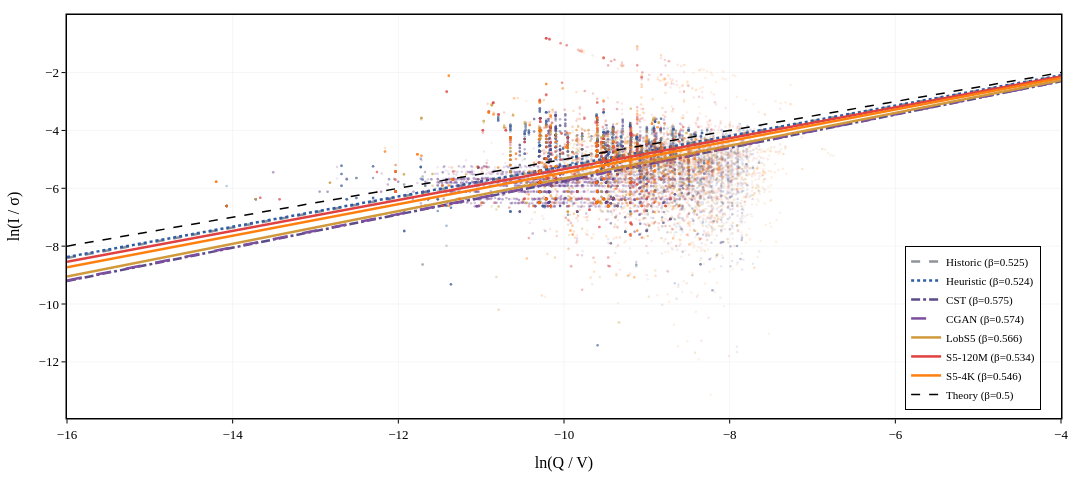

Notebook cell for this chart:
### Code cell
# -- Figure: Beta Regression Lines (7 models) --

fig = go.Figure()
x_range = np.array([-16, -4])

for label, r in R.items():
    pc = r['pc']
    if pc.empty:
        continue
    color = SCENARIOS[label]['color']
    dash  = SCENARIOS[label]['dash']
    beta  = r['beta']['beta']

    n_show = min(5000, len(pc))
    idx = np.random.RandomState(42).choice(len(pc), n_show, replace=False)
    sub = pc.iloc[idx]
    fig.add_trace(go.Scatter(
        x=sub['x'], y=sub['y'] - sub['alpha'], mode='markers',
        marker=dict(size=2.5, color=color, opacity=0.12),
        name=label, showlegend=False))
    fig.add_trace(go.Scatter(
        x=x_range, y=beta * x_range, mode='lines',
        line=dict(color=color, width=2.5, dash=dash),
        name=f"{label} (\u03b2={beta:.3f})"))

fig.add_trace(go.Scatter(
    x=x_range, y=0.5 * x_range, mode='lines',
    line=dict(color='black', width=1.5, dash='dash'),
    name='Theory (\u03b2=0.5)'))

pub_layout(fig, width=FULL_W, height=480, legend_pos='br')
fig.update_xaxes(title_text='ln(Q / V)')
fig.update_yaxes(title_text='ln(I / \u03c3)')
save_fig(fig, 'beta_regression_7m.png')
fig.show()

### Figure 1 — Plotly figure (JSON) as saved in the notebook; plotly's stock layout.template omitted (floating-point values rounded to 4 significant figures; data arrays with more than 128 entries replaced by an {"elided": "..."} marker saying what was removed)
{"data": [{"marker": {"color": "#8F939A", "opacity": 0.12, "size": 2.5}, "mode": "markers", "name": "Historic", "showlegend": false, "type": "scatter", "x": {"elided": "3629 float values"}, "y": {"elided": "3629 float values"}}, {"line": {"color": "#8F939A", "dash": "dash", "width": 2.5}, "mode": "lines", "name": "Historic (β=0.525)", "type": "scatter", "x": [-16, -4], "y": [-8.407, -2.102]}, {"marker": {"color": "#2F5DA3", "opacity": 0.12, "size": 2.5}, "mode": "markers", "name": "Heuristic", "showlegend": false, "type": "scatter", "x": {"elided": "3642 float values"}, "y": {"elided": "3642 float values"}}, {"line": {"color": "#2F5DA3", "dash": "dot", "width": 2.5}, "mode": "lines", "name": "Heuristic (β=0.524)", "type": "scatter", "x": [-16, -4], "y": [-8.377, -2.094]}, {"marker": {"color": "#5B4B8A", "opacity": 0.12, "size": 2.5}, "mode": "markers", "name": "CST", "showlegend": false, "type": "scatter", "x": {"elided": "3494 float values"}, "y": {"elided": "3494 float values"}}, {"line": {"color": "#5B4B8A", "dash": "dashdot", "width": 2.5}, "mode": "lines", "name": "CST (β=0.575)", "type": "scatter", "x": [-16, -4], "y": [-9.204, -2.301]}, {"marker": {"color": "#7B4F9E", "opacity": 0.12, "size": 2.5}, "mode": "markers", "name": "CGAN", "showlegend": false, "type": "scatter", "x": {"elided": "3720 float values"}, "y": {"elided": "3720 float values"}}, {"line": {"color": "#7B4F9E", "dash": "longdash", "width": 2.5}, "mode": "lines", "name": "CGAN (β=0.574)", "type": "scatter", "x": [-16, -4], "y": [-9.187, -2.297]}, {"marker": {"color": "#D09A3C", "opacity": 0.12, "size": 2.5}, "mode": "markers", "name": "LobS5", "showlegend": false, "type": "scatter", "x": {"elided": "3564 float values"}, "y": {"elided": "3564 float values"}}, {"line": {"color": "#D09A3C", "dash": "solid", "width": 2.5}, "mode": "lines", "name": "LobS5 (β=0.566)", "type": "scatter", "x": [-16, -4], "y": [-9.05, -2.262]}, {"marker": {"color": "#E04040", "opacity": 0.12, "size": 2.5}, "mode": "markers", "name": "S5-120M", "showlegend": false, "type": "scatter", "x": {"elided": "3575 float values"}, "y": {"elided": "3575 float values"}}, {"line": {"color": "#E04040", "dash": "solid", "width": 2.5}, "mode": "lines", "name": "S5-120M (β=0.534)", "type": "scatter", "x": [-16, -4], "y": [-8.544, -2.136]}, {"marker": {"color": "#FF7F0E", "opacity": 0.12, "size": 2.5}, "mode": "markers", "name": "S5-4K", "showlegend": false, "type": "scatter", "x": {"elided": "3524 float values"}, "y": {"elided": "3524 float values"}}, {"line": {"color": "#FF7F0E", "dash": "solid", "width": 2.5}, "mode": "lines", "name": "S5-4K (β=0.546)", "type": "scatter", "x": [-16, -4], "y": [-8.733, -2.183]}, {"line": {"color": "black", "dash": "dash", "width": 1.5}, "mode": "lines", "name": "Theory (β=0.5)", "type": "scatter", "x": [-16, -4], "y": [-8.0, -2.0]}], "layout": {"font": {"color": "black", "family": "Times New Roman, DejaVu Serif, serif", "size": 13}, "height": 480, "legend": {"bgcolor": "rgba(255,255,255,0.85)", "bordercolor": "black", "borderwidth": 1, "font": {"size": 11}, "x": 0.98, "xanchor": "right", "y": 0.02, "yanchor": "bottom"}, "margin": {"b": 55, "l": 60, "r": 15, "t": 15}, "title": {}, "width": 1080, "xaxis": {"gridcolor": "rgba(0,0,0,0.08)", "gridwidth": 0.5, "linecolor": "black", "linewidth": 1.5, "mirror": true, "showgrid": true, "showline": true, "tickcolor": "black", "ticklen": 4, "ticks": "outside", "tickwidth": 1, "title": {"text": "ln(Q / V)"}, "zeroline": false}, "yaxis": {"gridcolor": "rgba(0,0,0,0.08)", "gridwidth": 0.5, "linecolor": "black", "linewidth": 1.5, "mirror": true, "showgrid": true, "showline": true, "tickcolor": "black", "ticklen": 4, "ticks": "outside", "tickwidth": 1, "title": {"text": "ln(I / σ)"}, "zeroline": false}}}
